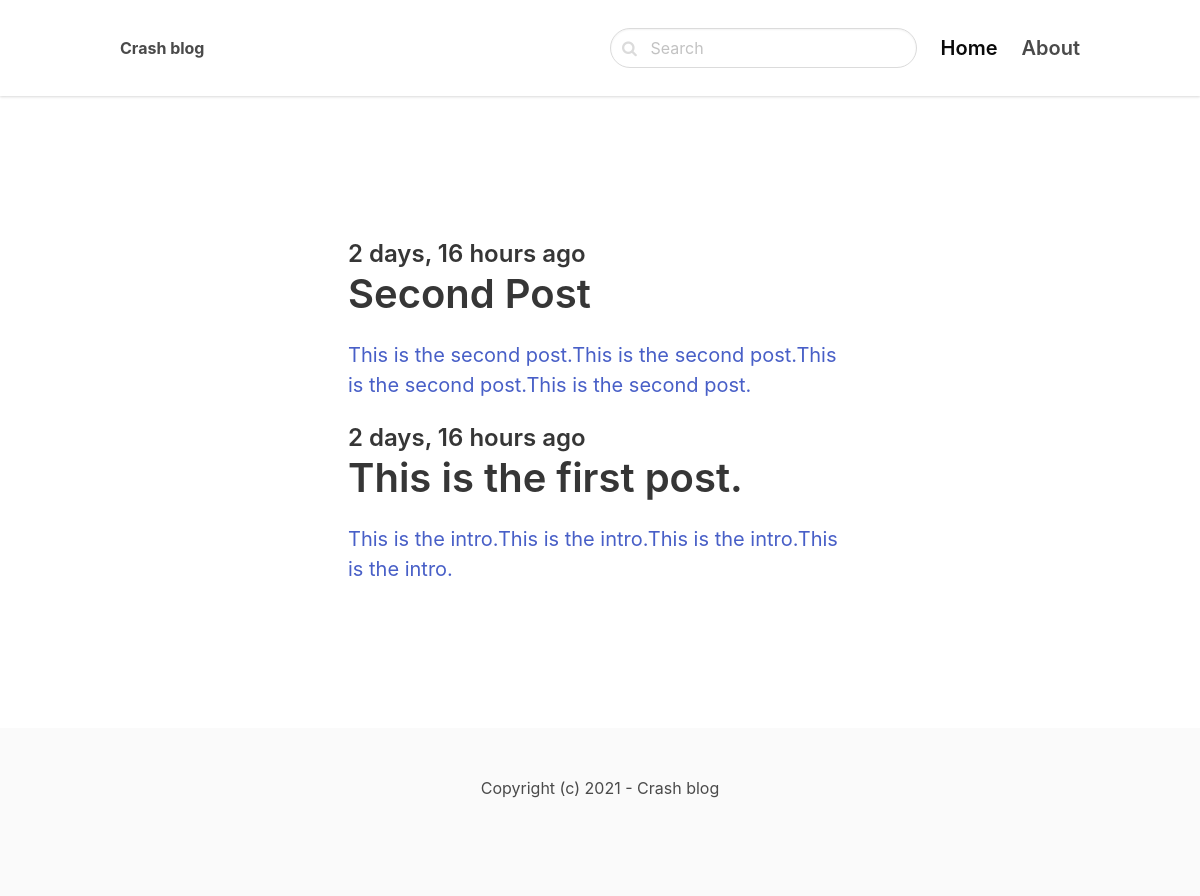
/django/, run on the app's committed database.
### blog/models.py (models this page shows, shortened)
class Post(models.Model):
    ACTIVE = 'active'
    DRAFT = 'draft'
    CHOICES_STATUS = (
        (ACTIVE, 'Active'),
        (DRAFT, 'Draft')
    )
    category = models.ForeignKey(Category, related_name='posts', on_delete=models.CASCADE)
    title = models.CharField(max_length=255)
    slug = models.SlugField()
    intro = models.TextField()
    body = models.TextField()
    created_at = models.DateTimeField(auto_now_add=True)
    status = models.CharField(max_length=10, choices=CHOICES_STATUS, default=ACTIVE)
    image = models.ImageField(upload_to='uploads/', blank=True, null=True)
    class Meta:
        ordering = ('-created_at',)

### blog/views.py (the view)
# urls.py: path('<slug:slug>/', views.category, name='category_detail'),
def category(request, slug):
    category = get_object_or_404(Category, slug=slug)
    posts = category.posts.filter(status=Post.ACTIVE)
    return render(request, 'blog/category.html', {'category': category, 'posts': posts})

### blog/templates/blog/category.html (shortened to what this page needs)
{% extends 'core/base.html' %}  {% block content %}
<section class="hero">
  <div class="hero-body">
    <div class="container">
      <section class="section">
        <div class="columns">
          <div class="column is-8 is-offset-2">
            {% for post in posts %}
            <div class="content is-medium">
              <a href="{% url 'post_detail' post.category.slug post.slug %}">
                <h2 class="subtitle is-4">
                  {{ post.created_at|timesince }} ago
                </h2>
                <h1 class="title">{{ post.title }}</h1>
                <p>{{ post.intro }}</p>
              </a>
            </div>
            {% empty %}
            <div class="content">
              <p>There is no posts in this category...</p>
            </div>
            {% endfor %}
          </div>
        </div>
      </section>
    </div>
  </div>
</section>
{% endblock %}

### data on the page
Post: created_at "2 days, 16 hours", title "Second Post", intro "This is the second post.This is the second post.This is the second post.This is the second post."
Post: created_at "2 days, 16 hours", title "This is the first post.", intro "This is the intro.This is the intro.This is the intro.This is the intro."
